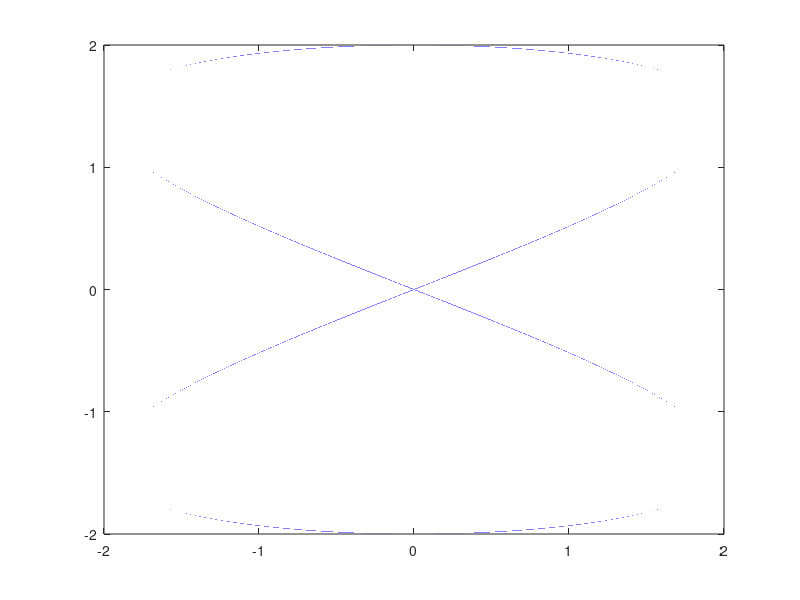

MATLAB code to generate this figure:
% Data file for circular trajectory

tspan = [0; 40*pi]; % Seconds
sampling_freq = 1e4; %Hz
dt = 1/sampling_freq;
ts = tspan(1):dt:tspan(2);

A = 2;
c = 1;

ref = cell(6,1);
ref{1}  = @(t)A*sin(c*t/10);
ref{2}  = @(t)A*sin(c*t/20);
ref{3} = @(t)A*c/10*cos(c*t/10);
ref{4} = @(t)A*c/20*cos(c*t/20);
ref{5} = @(t)A*-c^2/100*sin(c*t/10);
ref{6} = @(t)A*-c^2/400*sin(c*t/20);

traj = cell2mat(cellfun(@(x) x(ts), ref, 'uni', 0 ));

save(".\Trajectories\eight_traj.mat")

plot(traj(1,:),traj(2,:))

% RED
% y0 = [-.01; .09; .3; -.01; 0; 0];
